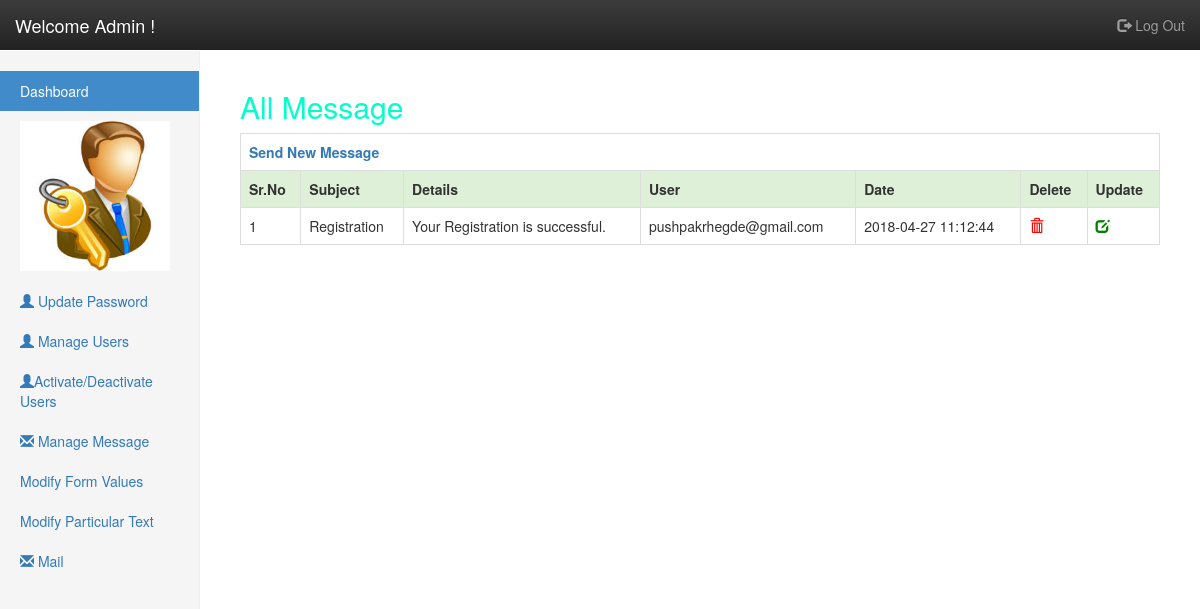
Page /admin/index.php?page=notification (signed in) on the earlier database version.
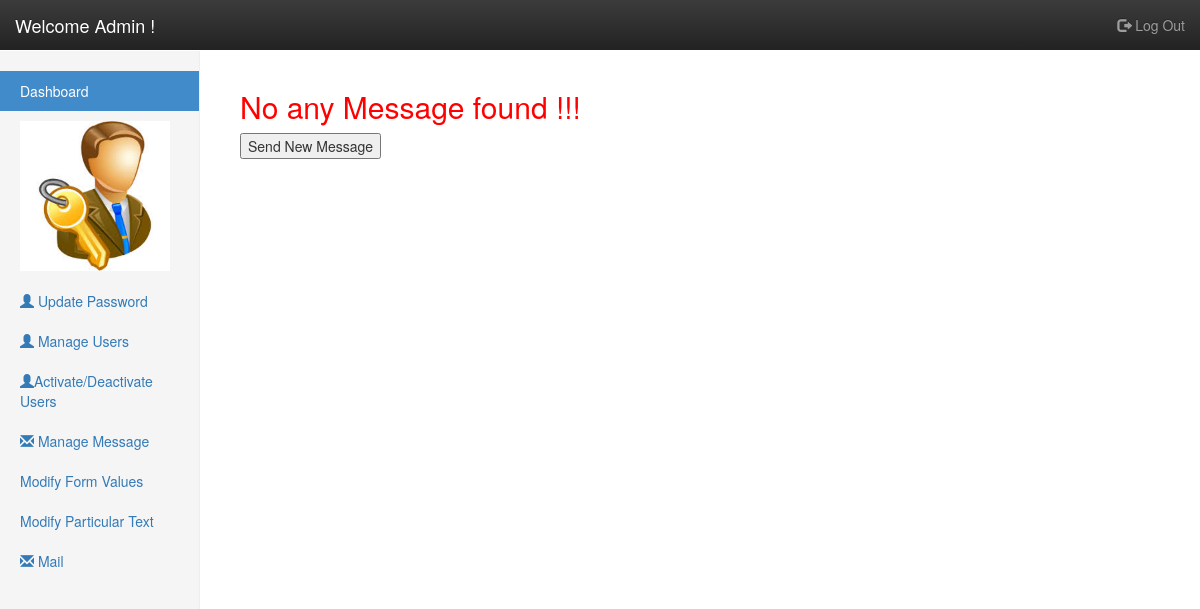
Same page on the later database version.
### tables this page shows
CREATE TABLE `notice` (
  `notice_id` int(11) NOT NULL,
  `user` varchar(50) NOT NULL,
  `subject` varchar(100) NOT NULL,
  `Description` text NOT NULL,
  `Date` datetime NOT NULL
);

### admin/display_notification.php (the view, shortened to what this page needs)
<?php
$q=mysqli_query($conn,"SELECT * from notice ");
$rr=mysqli_num_rows($q);
if(!$rr)
{
echo "<h2 style='color:red'>No any Message found !!!</h2>";
echo( "<button  onclick= \"location.href='index.php?page=add_notice'\">Send New Message</button>");
}
else
{
?>
<h2 style="color:#00FFCC">All Message</h2>
<table class="table table-bordered">
	<tr>
		<th colspan="7"><a href="index.php?page=add_notice">Send New Message</a></th>
	</tr>
	<Tr class="success">
		<th>Sr.No</th>
		<th>Subject</th>
		<th>Details</th>
		<th>User</th>
		<th>Date</th>
		<th>Delete</th>
		<th>Update</th>
	</Tr>
		<?php
$i=1;
while($row=mysqli_fetch_assoc($q))
{
echo "<Tr>";
echo "<td>".$i."</td>";
echo "<td>".$row['subject']."</td>";
echo "<td>".$row['Description']."</td>";
echo "<td>".$row['user']."</td>";
echo "<td>".$row['Date']."</td>";
?>
<Td><a href="javascript:DeleteNotice('<?php echo $row['notice_id']; ?>')" style='color:Red'><span class='glyphicon glyphicon-trash'></span></a></td>
<?php
echo "<Td><a href='index.php?page=update_notice&notice_id=".$row['notice_id']."' style='color:green'><span class='glyphicon glyphicon-edit'></span></a></td>";
echo "</Tr>";
$i++;
}
		?>
</table>
<?php }?>

Differences in the rows shown:
removed notice: subject "Registration", Description "Your Registration is successful.", user "pushpakrhegde@gmail.com", Date "2018-04-27 11:12:44"
Other differences:
text no longer shown: "All Message Sr.No Subject Details User Date Delete Update"
text now shown: "No any Message found !!!"
